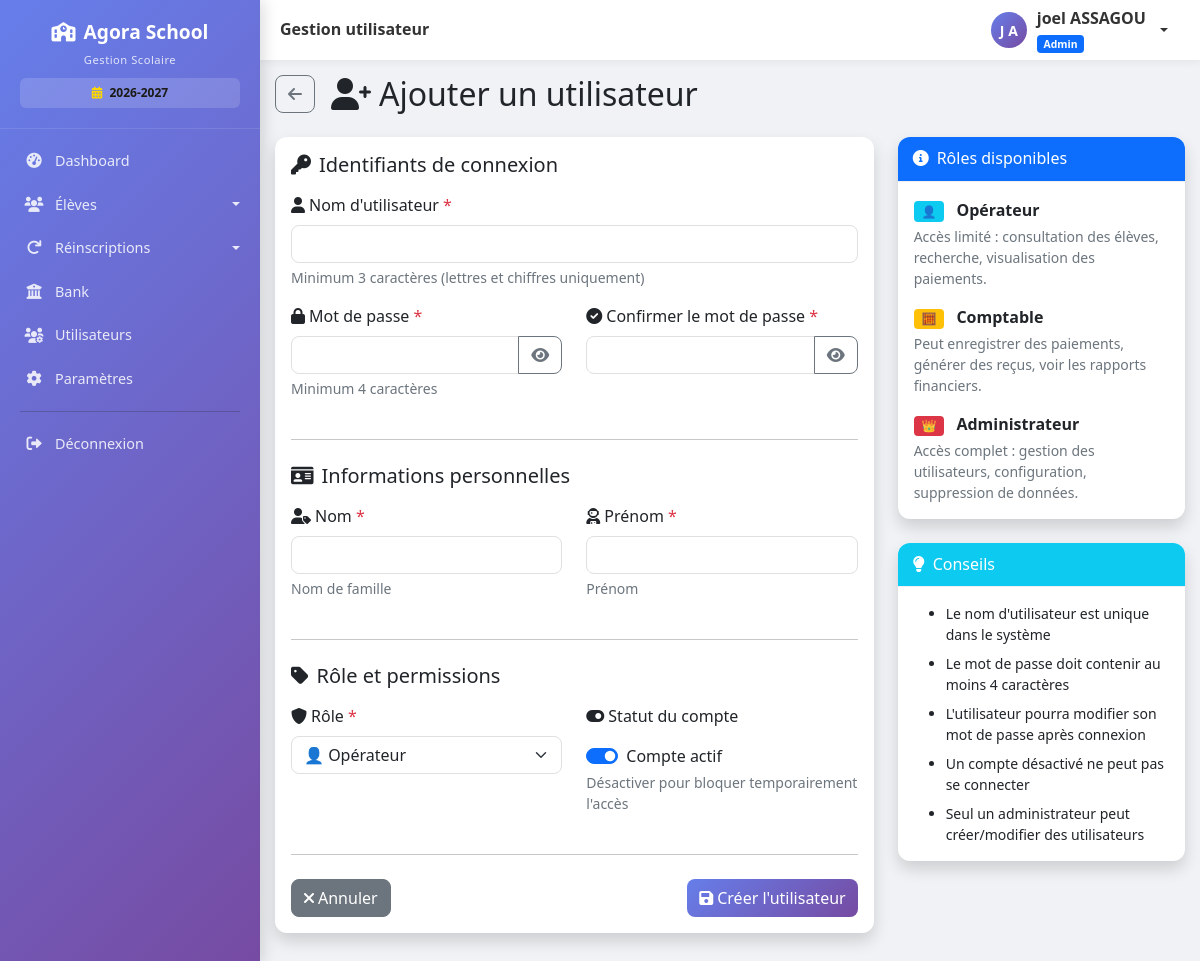
The app's page /utilisateurs/ajouter (signed in) with its own data.
### models.py (models this page shows, shortened)
class Parametre(db.Model):
    __tablename__ = 'parametres'
    id = db.Column(db.Integer, primary_key=True)
    cle = db.Column(db.String(100), unique=True, nullable=False)
    valeur = db.Column(db.String(500))
    description = db.Column(db.String(200))
    date_modification = db.Column(db.DateTime, default=datetime.utcnow, onupdate=datetime.utcnow)

class User(UserMixin, db.Model):
    __tablename__ = 'users'
    id = db.Column(db.Integer, primary_key=True)
    username = db.Column(db.String(80), unique=True, nullable=False, index=True)
    password_hash = db.Column(db.String(200), nullable=False)
    nom = db.Column(db.String(100), nullable=False)
    prenom = db.Column(db.String(100), nullable=False)
    role = db.Column(db.String(20), default='user')  # admin, comptable, user
    actif = db.Column(db.Boolean, default=True)
    created_at = db.Column(db.DateTime, default=datetime.utcnow)
    last_login = db.Column(db.DateTime, nullable=True)
    @property
    def nom_complet(self):
        return f"{self.prenom} {self.nom}"

### routes.py (the view, shortened to what this page needs)
@app.route('/utilisateurs/ajouter', methods=['GET', 'POST'])
@login_required
@admin_required
def ajouter_utilisateur():
    return render_template('utilisateurs/ajouter.html')

### templates/utilisateurs/ajouter.html (shortened to what this page needs)
{% extends "base.html" %}
{% block content %}
<div class="d-flex align-items-center mb-4">
    <a href="{{ url_for('liste_utilisateurs') }}" class="btn btn-outline-secondary me-3">
        <i class="fas fa-arrow-left"></i>
    </a>
    <h2 class="mb-0"><i class="fas fa-user-plus me-2"></i>Ajouter un utilisateur</h2>
</div>
<div class="row">
    <div class="col-lg-8">
        <div class="card shadow">
            <div class="card-body">
                <form method="POST" id="userForm">
                    <h5 class="mb-3"><i class="fas fa-key me-2"></i>Identifiants de connexion</h5>
                    <div class="row">
                        <div class="col-md-12 mb-3">
                            <label for="username" class="form-label">
                                <i class="fas fa-user me-1"></i>Nom d'utilisateur
                                <span class="text-danger">*</span>
                            </label>
                            <input type="text"
                                   class="form-control"
                                   id="username"
                                   name="username"
                                   value="{{ form_data.username if form_data else '' }}"
                                   required
                                   minlength="3"
                                   autofocus>
                            <div class="form-text">Minimum 3 caractères (lettres et chiffres uniquement)</div>
                        </div>
                    </div>
                    <div class="row">
                        <div class="col-md-6 mb-3">
                            <label for="password" class="form-label">
                                <i class="fas fa-lock me-1"></i>Mot de passe
                                <span class="text-danger">*</span>
                            </label>
                            <div class="input-group">
                                <input type="password"
                                       class="form-control"
                                       id="password"
                                       name="password"
                                       required
                                       minlength="4">
                                <button class="btn btn-outline-secondary" type="button" onclick="togglePassword('password')">
                                    <i class="fas fa-eye"></i>
                                </button>
                            </div>
                            <div class="form-text">Minimum 4 caractères</div>
                        </div>
                        <div class="col-md-6 mb-3">
                            <label for="password_confirm" class="form-label">
                                <i class="fas fa-check-circle me-1"></i>Confirmer le mot de passe
                                <span class="text-danger">*</span>
                            </label>
                            <div class="input-group">
                                <input type="password"
                                       class="form-control"
                                       id="password_confirm"
                                       name="password_confirm"
                                       required>
                                <button class="btn btn-outline-secondary" type="button" onclick="togglePassword('password_confirm')">
                                    <i class="fas fa-eye"></i>
                                </button>
                            </div>
                        </div>
                    </div>
                    <hr class="my-4">
                    <h5 class="mb-3"><i class="fas fa-id-card me-2"></i>Informations personnelles</h5>
                    <div class="row">
                        <div class="col-md-6 mb-3">
                            <label for="nom" class="form-label">
                                <i class="fas fa-user-tag me-1"></i>Nom
                                <span class="text-danger">*</span>
                            </label>
                            <input type="text"
                                   class="form-control"
                                   id="nom"
                                   name="nom"
                                   value="{{ form_data.nom if form_data else '' }}"
                                   required
                                   minlength="2">
                            <div class="form-text">Nom de famille</div>
                        </div>
                        <div class="col-md-6 mb-3">
                            <label for="prenom" class="form-label">
                                <i class="fas fa-user-astronaut me-1"></i>Prénom
                                <span class="text-danger">*</span>
                            </label>
                            <input type="text"
                                   class="form-control"
                                   id="prenom"
                                   name="prenom"
                                   value="{{ form_data.prenom if form_data else '' }}"
                                   required
                                   minlength="2">
                            <div class="form-text">Prénom</div>
                        </div>
                    </div>
                    <hr class="my-4">
                    <h5 class="mb-3"><i class="fas fa-tag me-2"></i>Rôle et permissions</h5>
                    <div class="row">
                        <div class="col-md-6 mb-3">
                            <label for="role" class="form-label">
                                <i class="fas fa-shield-alt me-1"></i>Rôle
                                <span class="text-danger">*</span>
                            </label>
                            <select class="form-select" id="role" name="role">
                                <option value="user" {% if form_data and form_data.role == 'user' %}selected{% endif %}>
                                    👤 Opérateur
                                </option>
                            </select>
                        </div>
                        <div class="col-md-6 mb-3">
                            <label class="form-label">
                                <i class="fas fa-toggle-on me-1"></i>Statut du compte
                            </label>
                            <div class="form-check form-switch mt-2">
                                <input class="form-check-input" type="checkbox" id="actif" name="actif" checked>
                                <label class="form-check-label" for="actif">
                                    <span id="statutLabel">Compte actif</span>
                                </label>
                            </div>
                            <div class="form-text">Désactiver pour bloquer temporairement l'accès</div>
                        </div>
                    </div>
                    <hr class="my-4">
                    <div class="d-flex justify-content-between">
                        <a href="{{ url_for('liste_utilisateurs') }}" class="btn btn-secondary">
                            <i class="fas fa-times me-1"></i>Annuler
                        </a>
                        <button type="submit" class="btn btn-primary">
                            <i class="fas fa-save me-1"></i>Créer l'utilisateur
                        </button>
                    </div>
                </form>
            </div>
        </div>
    </div>
    <div class="col-lg-4">
        <div class="card shadow mb-4">
            <div class="card-header bg-primary text-white">
                <h6 class="mb-0"><i class="fas fa-info-circle me-2"></i>Rôles disponibles</h6>
            </div>
            <div class="card-body">
                <div class="mb-3">
                    <span class="badge bg-info me-2">👤</span>
                    <strong>Opérateur</strong>
                    <p class="small text-muted mt-1 mb-0">
                        Accès limité : consultation des élèves, recherche, visualisation des paiements.
                    </p>
                </div>
                <div class="mb-3">
                    <span class="badge bg-warning text-dark me-2">🧮</span>
                    <strong>Comptable</strong>
                    <p class="small text-muted mt-1 mb-0">
                        Peut enregistrer des paiements, générer des reçus, voir les rapports financiers.
                    </p>
                </div>
                <div class="mb-0">
                    <span class="badge bg-danger me-2">👑</span>
                    <strong>Administrateur</strong>
                    <p class="small text-muted mt-1 mb-0">
                        Accès complet : gestion des utilisateurs, configuration, suppression de données.
                    </p>
                </div>
            </div>
        </div>
        <div class="card shadow">
            <div class="card-header bg-info text-white">
                <h6 class="mb-0"><i class="fas fa-lightbulb me-2"></i>Conseils</h6>
            </div>
            <div class="card-body">
                <ul class="small mb-0">
                    <li class="mb-2">Le nom d'utilisateur est unique dans le système</li>
                    <li class="mb-2">Le mot de passe doit contenir au moins 4 caractères</li>
                    <li class="mb-2">L'utilisateur pourra modifier son mot de passe après connexion</li>
                    <li class="mb-2">Un compte désactivé ne peut pas se connecter</li>
                    <li>Seul un administrateur peut créer/modifier des utilisateurs</li>
                </ul>
            </div>
        </div>
    </div>
</div>
{% endblock %}

### templates/base.html (shortened to what this page needs)
<!DOCTYPE html>
<html lang="fr">
<head>
    <link href="https://cdn.jsdelivr.net/npm/bootstrap@5.1.3/dist/css/bootstrap.min.css" rel="stylesheet">
    <link rel="stylesheet" href="https://cdnjs.cloudflare.com/ajax/libs/font-awesome/6.0.0/css/all.min.css">
    <link href="https://cdn.datatables.net/1.11.5/css/dataTables.bootstrap5.min.css" rel="stylesheet">
</head>
<body>
    <div class="app-layout">
        {% if current_user.is_authenticated %}
        <aside class="sidebar" id="sidebar">
            <div class="sidebar-logo">
                <h4><i class="fas fa-school me-2"></i>Agora School</h4>
                <small>Gestion Scolaire</small>
                {% set annee_active = parametres_ecole.get('annee_scolaire_active', '2025-2026') if parametres_ecole else '2025-2026' %}
                <div style="margin-top: 8px; padding: 6px 10px; background: rgba(255,255,255,0.15); border-radius: 6px; font-size: 0.75rem;">
                    <i class="fas fa-calendar-alt me-1" style="color: #ffd700;"></i>
                    <strong style="color: #1b1a16;">{{ annee_active }}</strong>
                </div>
            </div>
            <nav class="sidebar-nav">
                {% if current_user.role == 'admin' %}
                <a class="nav-link {% if request.endpoint == 'dashboard' %}active{% endif %}"
                   href="{{ url_for('dashboard') }}">
                    <i class="fas fa-tachometer-alt"></i> Dashboard
                </a>
                {% endif %}
                <div class="eleves-dropdown">
                    <a class="nav-link dropdown-toggle {% if request.endpoint == 'liste_eleves' %}active{% endif %}"
                       href="#" onclick="toggleSidebarDropdown(event, this)">
                        <i class="fas fa-users"></i> Élèves
                    </a>
                </div>
                {% if current_user.role in ['admin', 'comptable'] %}
                <div class="eleves-dropdown">
                    <a class="nav-link dropdown-toggle {% if request.endpoint in ['liste_reinscriptions', 'reinscrire_anciens'] %}active{% endif %}"
                       href="#" onclick="toggleSidebarDropdown(event, this)">
                        <i class="fas fa-redo"></i> Réinscriptions
                    </a>
                </div>
                {% endif %}
                {% if current_user.role in ['admin', 'comptable'] %}
                <a class="nav-link {% if request.endpoint == 'bank' %}active{% endif %}"
                   href="{{ url_for('bank') }}">
                    <i class="fas fa-university"></i> Bank
                </a>
                {% endif %}
                {% if current_user.role == 'admin' %}
                <a class="nav-link {% if request.endpoint == 'liste_utilisateurs' %}active{% endif %}"
                   href="{{ url_for('liste_utilisateurs') }}">
                    <i class="fas fa-users-cog"></i> Utilisateurs
                </a>
                <a class="nav-link {% if request.endpoint == 'parametres' %}active{% endif %}"
                   href="{{ url_for('parametres') }}">
                    <i class="fas fa-cog"></i> Paramètres
                </a>
                {% endif %}
                <hr>
                <a class="nav-link" href="{{ url_for('logout') }}">
                    <i class="fas fa-sign-out-alt"></i> Déconnexion
                </a>
            </nav>
        </aside>
        {% endif %}
        <main class="main-area">
            {% if current_user.is_authenticated %}
            <header class="topbar">
                <div class="d-flex align-items-center gap-2">
                    <h5>{% block page_title %}Gestion utilisateur{% endblock %}</h5>
                </div>
                <div class="dropdown">
                    <a href="#" class="user-dropdown dropdown-toggle" data-bs-toggle="dropdown" aria-label="Menu utilisateur">
                        <div class="user-avatar">
                            {{ current_user.prenom[0]|upper if current_user.prenom else current_user.username[0]|upper }}
                            {{ current_user.nom[0]|upper if current_user.nom else '' }}
                        </div>
                        <div class="d-none d-md-block text-start">
                            <strong>{{ current_user.nom_complet or current_user.username }}</strong>
                            <div>
                                <span class="badge bg-{{ 'primary' if current_user.role == 'admin' else 'warning' if current_user.role == 'comptable' else 'info' }}"
                                      style="font-size:0.65rem;">
                                    {{ current_user.role|capitalize }}
                                </span>
                            </div>
                        </div>
                    </a>
                </div>
            </header>
            {% endif %}
            <div class="page-content" id="pageContent">
                {% block content %}{% endblock %}
            </div>
        </main>
    </div>
</body>
</html>

### records on screen
Parametre: valeur "2026-2027"
User: prenom "J", nom "A", prenom+nom "joel ASSAGOU", role "Admin"
